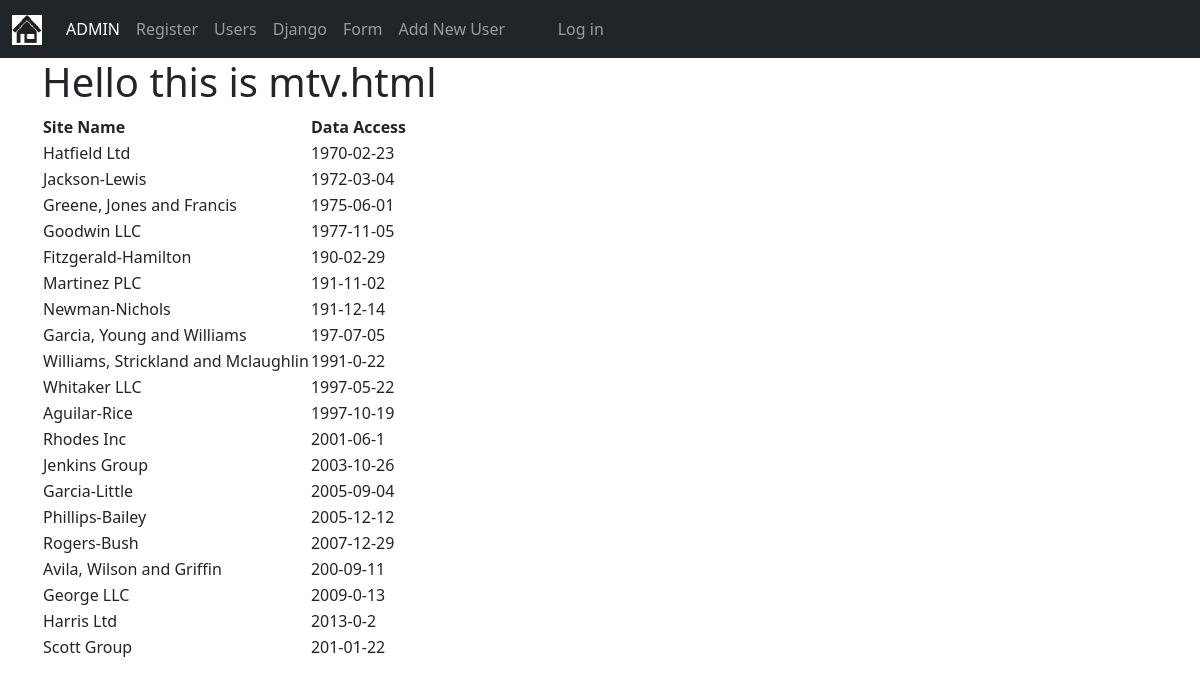
The app's page /mtv with its own data.
### first_app/models.py (models this page shows, shortened)
class AccessRecord(models.Model):
    name = models.ForeignKey(Webpage, on_delete=models.CASCADE)
    date = models.DateField()

class Webpage(models.Model):
    topic = models.ForeignKey(Topic, on_delete=models.CASCADE)
    name = models.CharField(max_length=264, unique=True)
    url = models.URLField(unique=True)
    def __str__(self):
        return self.name

### first_app/views.py (the view)
# urls.py: path(r'mtv', views.mtv, name='mtv'),
def mtv(request):
    webpages_list = AccessRecord.objects.order_by('date')
    date_dict = {'access_records': webpages_list}
    return render(request, 'first_app/mtv.html', context=date_dict)

### templates/first_app/mtv.html
<!DOCTYPE html>
{% extends "first_app/base.html"%}
{% load static %}
    {% block body_block %}
    <h1> Hello this is mtv.html</h1>
    <div class="djangotwo">
        {% if access_records %}
            <table>
                <thead>
                    <th>Site Name</th>
                    <th>Data Access</th>
                </thead>
                {% for acc in access_records%}
                <tr>
                    <td>{{ acc.name }}</td>
                    <td>{{ acc.date|cut:'8' }}</td>
                </tr>
                {% endfor %}
            </table>
        {% else %}
            <p> NO ACCESS RECORDS FOUND!</p>
            {% endif %}
    </div>
    {% endblock %}

### templates/first_app/base.html (shortened to what this page needs)
<!DOCTYPE html>
{% load static %}
{% load %}
<html>
    <head>
        <link href="https://cdn.jsdelivr.net/npm/bootstrap@5.3.0-alpha2/dist/css/bootstrap.min.css" rel="stylesheet">    </head>
    <body>
        <nav class="navbar navbar-expand navbar-dark bg-dark" aria-label="Second navbar example">
            <div class="container-fluid">
                <a class="navbar-brand" href="{% url 'index' %}"><img src="{% static 'images/home.jpg' %}" alt="This should be Home pic" width="30" height="30"></a>
                <div class="collapse navbar-collapse" id="navbarsExample02">
                    <ul class="navbar-nav me-auto">
                        <li class="nav-item">
                            <a class="nav-link active" aria-current="page" href="{% url 'admin:index' %}">ADMIN</a>
                        </li>
                        <li class="nav-item">
                            <a class="nav-link" aria-current="page" href="{% url 'first_app:register' %}">Register</a>
                        </li>
                        <li class="nav-item">
                            <a class="nav-link" href="{% url 'first_app:users' %}">Users</a>
                        </li>
                        <li class="nav-item">
                            <a class="nav-link" href="{% url 'first_app:myextension' %}">Django</a>
                        </li>
                        <li class="nav-item">
                            <a class="nav-link" href="{% url 'first_app:formname' %}">Form</a>
                        </li>
                        <li class="nav-item">
                            <a class="nav-link" href="{% url 'first_app:new_user' %}">Add New User</a>
                        </li>
                        {% if user.is_authenticated %}
                            <li class="nav-item">
                                <a class="nav-link" href="{% url 'logout' %}">Logout</a>
                            </li>
                        {% else %}
                            <li class="nav-item">
                                <a class="nav-link" href="{% url 'first_app:user_login' %}">Log in</a>
                            </li>
                        {% endif %}
                    </ul>
                </div>
            </div>
        </nav>
        <div class="container">
            {% block body_block%}{% endblock %}
        </div>
    </body>
</html>

### records on screen
AccessRecord: name "Hatfield Ltd", date "1970-02-23"
AccessRecord: name "Jackson-Lewis", date "1972-03-04"
AccessRecord: name "Greene, Jones and Francis", date "1975-06-01"
AccessRecord: name "Goodwin LLC", date "1977-11-05"
AccessRecord: name "Fitzgerald-Hamilton", date "190-02-29"
AccessRecord: name "Martinez PLC", date "191-11-02"
AccessRecord: name "Newman-Nichols", date "191-12-14"
AccessRecord: name "Garcia, Young and Williams", date "197-07-05"
AccessRecord: name "Williams, Strickland and Mclaughlin", date "1991-0-22"
AccessRecord: name "Whitaker LLC", date "1997-05-22"
AccessRecord: name "Aguilar-Rice", date "1997-10-19"
AccessRecord: name "Rhodes Inc", date "2001-06-1"
AccessRecord: name "Jenkins Group", date "2003-10-26"
AccessRecord: name "Garcia-Little", date "2005-09-04"
AccessRecord: name "Phillips-Bailey", date "2005-12-12"
AccessRecord: name "Rogers-Bush", date "2007-12-29"
AccessRecord: name "Avila, Wilson and Griffin", date "200-09-11"
AccessRecord: name "George LLC", date "2009-0-13"
AccessRecord: name "Harris Ltd", date "2013-0-2"
AccessRecord: name "Scott Group", date "201-01-22"
